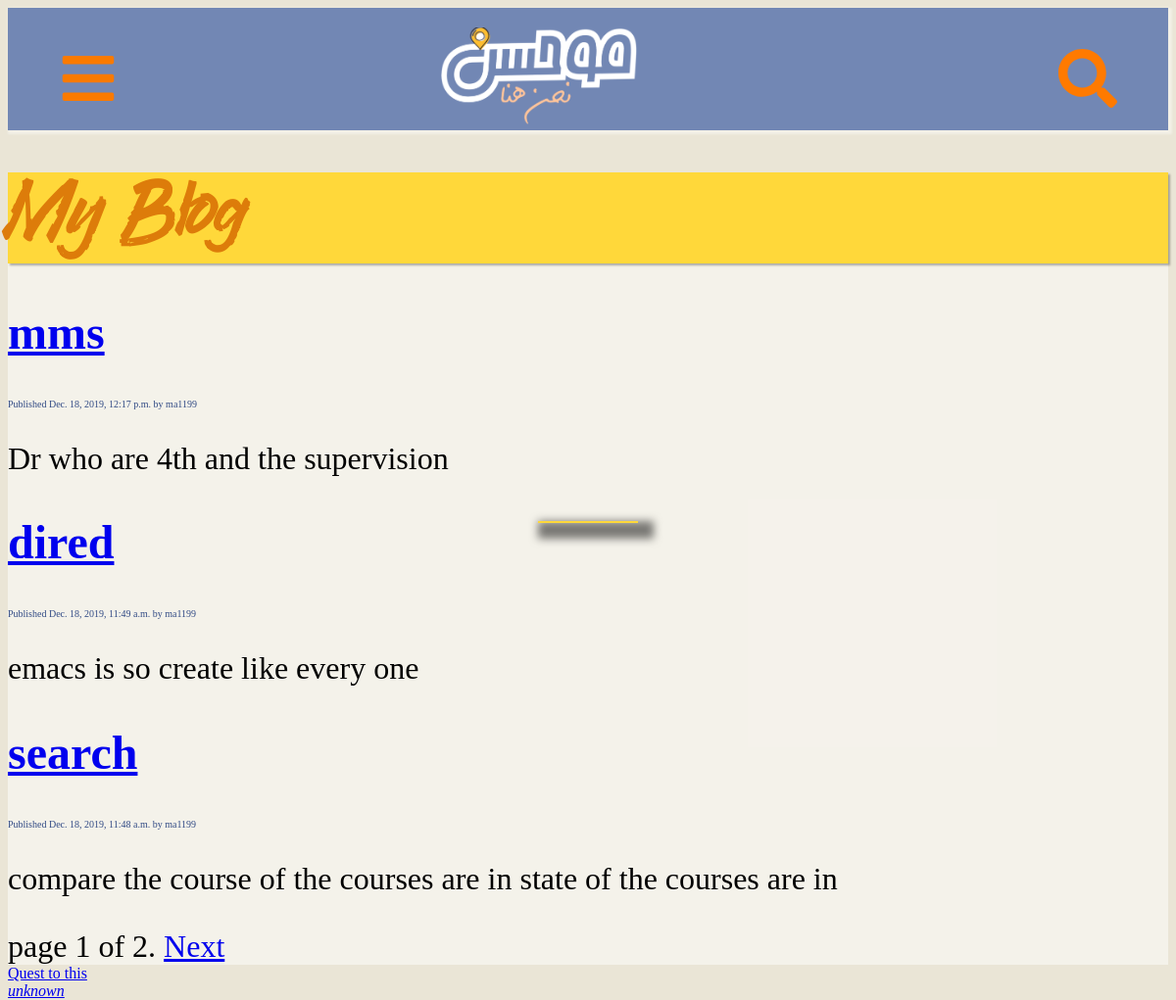
Screenshot of /blog/ with the database file from the repository.
### blog/models.py (models this page shows, shortened)
class Post(models.Model):
    STATUS_CHOICES = (
        ('draft','Draft'),
        ('published', 'Published')
    )
    title = models.CharField(max_length=250)
    slug = models.SlugField(max_length=250, unique_for_date='publish')
    author = models.ForeignKey(User, on_delete=models.CASCADE, related_name='blog_posts')
    body = models.TextField()
    publish = models.DateTimeField(default=timezone.now)
    created = models.DateTimeField(auto_now_add=True)
    updated = models.DateTimeField(auto_now=True)
    status = models.CharField(max_length=10, choices=STATUS_CHOICES, default='draft')
    class Meta:
        ordering = ('-publish',)
    def get_absolute_url(self):
        return reverse('blog:post_detail', args=[self.publish.year, self.publish.month, self.publish.day, self.slug])
    objects = models.Manager() # The default manager.
    published = PublishedManager() # The custom manager.

### blog/views.py (the view)
# urls.py: path('', views.PostListView.as_view(), name='post_list'),
class PostListView(ListView):
    queryset = Post.published.all()
    context_object_name = 'posts'
    paginate_by = 3
    template_name = 'blog/post/list.html'

### templates/blog/post/list.html (shortened to what this page needs)
{% extends "blog/base.html" %}
{% block content %}
<h1>My Blog</h1>
{% for post in posts %}
<h2>
  <a href="{{post.get_absolute_url}}">
    {{ post.title }}
  </a>
</h2>
<p class="date">
  Published {{ post.publish }} by {{ post.author }}
  {{ post.body|truncatewords:30|linebreaks }}
</p>
{% endfor %}
{% include "pagination.html" with page=page_obj %}
{% endblock %}

### templates/blog/base.html (shortened to what this page needs)
{% load static %}
<!doctype>
<html>
  <head>
    <link href="{% static "css/blog.css" %}" rel="stylesheet">
  </head>
<body>
<header>
  <img src="{% static "img/mohassanlogo2.png" %}" width="200px" height="100px" >
 </header>
<div class="navbar"><img src="{% static "img/search.svg" %}" width="60px" height="60px">
  <a class="a_nav"><img src="{% static "img/bars.svg"%}" width="60px" height="60px">
  </a>
</div>
<div class="m_container">
<div class="welcome">
</div>
</div>
<div id="content">
  {% block content%}
  {% endblock %}
</div>
    <a href="{% url "blog:quest_visitor" %}">Quest to this</a>
<address>
<a href="mailto:u0_a183@localhost">unknown</a>
</address>
</body>
</html>

### templates/pagination.html (shortened to what this page needs)
<div class="pagination">
  <span class="step_links">
    <span class="current">
      page {{ page.number }} of {{ page.paginator.num_pages }}.
    </span>
    {% if page.has_next %}
    <a href="?page={{ page.next_page_number }}">Next</a>
    {% endif %}
  </span>
</div>

### static/css/blog.css (style rules this page uses)
body { height: 100vh; background: rgb(234, 229, 214); }
header { position: absolute; left: 35%; padding: 20px 30px 20px 30px; text-shadow: 0 3px 3px tomato; font-size: 60px; }
.date { color: rgb(50, 75, 133); font-size: 10px; }
.navbar { width: 100%; height: 125px; background: rgb(114, 135, 180); box-shadow: 2px 2px 2px 2px rgba(255, 255, 255, .4); }
.navbar img { position: absolute; right: 60px; top: 50px; }
.a_nav img { position: absolute; left: 60px; top: 50px; }
.m_container { position: relative; top: 50%; left: 50%; transform: translate(-50%, -50%); }
.welcome { position: absolute; top: 50%; left: 50%; padding: 0 50px 0 50px; transform: translate(-50%, -50%); color: rgb(221, 124, 80 ); background: rgba(255, 255, 250, .7); border: 1px solid rgb(270, 216, 58); box-shadow: 8px 8px 8px 8px rgba(1,1,1,.5); font-size: 50px; font-weight: bold; }
#sidebar, #content { background: rgba(256, 256, 256, .5); font-size: 2em; }
#content h1 { font-family: "Ampersand"; color: rgb(221, 124, 10); background: rgb(270, 216, 58); box-shadow: 2px 2px 2px 0px rgba(0, 0, 0, .3); }

### rows the page displays
Post: title "mms", publish "Dec. 18, 2019, 12:17 p.m.", author "ma1199", body "Dr who are 4th and the supervision"
Post: title "dired", publish "Dec. 18, 2019, 11:49 a.m.", author "ma1199", body "emacs is so create like every one"
Post: title "search", publish "Dec. 18, 2019, 11:48 a.m.", author "ma1199", body "compare the course of the courses are in state of the courses are in"

### other values shown
{{ page.number }} "1"
{{ page.paginator.num_pages }} "2"
